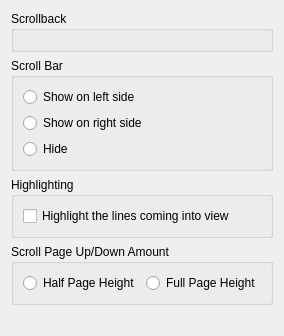
     <widget class="QWidget" name="scrollingTab">
      <attribute name="title">
       <string>Scrolling</string>
      </attribute>
      <layout class="QVBoxLayout">
       <item>
        <widget class="QGroupBox" name="groupBox_6">
         <property name="title">
          <string>Scrollback</string>
         </property>
         <property name="flat">
          <bool>true</bool>
         </property>
         <layout class="QVBoxLayout">
          <item>
           <widget class="Konsole::HistorySizeWidget" name="historySizeWidget" native="true"/>
          </item>
         </layout>
        </widget>
       </item>
       <item>
        <widget class="QGroupBox" name="groupBox_7">
         <property name="title">
          <string>Scroll Bar</string>
         </property>
         <property name="flat">
          <bool>true</bool>
         </property>
         <layout class="QVBoxLayout">
          <item>
           <widget class="QRadioButton" name="scrollBarLeftButton">
            <property name="sizePolicy">
             <sizepolicy hsizetype="Preferred" vsizetype="Fixed">
              <horstretch>0</horstretch>
              <verstretch>0</verstretch>
             </sizepolicy>
            </property>
            <property name="toolTip">
             <string>Show the scroll bar on the left side of the terminal window</string>
            </property>
            <property name="text">
             <string>Show on left side</string>
            </property>
           </widget>
          </item>
          <item>
           <widget class="QRadioButton" name="scrollBarRightButton">
            <property name="sizePolicy">
             <sizepolicy hsizetype="Preferred" vsizetype="Fixed">
              <horstretch>0</horstretch>
              <verstretch>0</verstretch>
             </sizepolicy>
            </property>
            <property name="toolTip">
             <string>Show the scroll bar on the right side of the terminal window</string>
            </property>
            <property name="text">
             <string>Show on right side</string>
            </property>
           </widget>
          </item>
          <item>
           <widget class="QRadioButton" name="scrollBarHiddenButton">
            <property name="sizePolicy">
             <sizepolicy hsizetype="Preferred" vsizetype="Fixed">
              <horstretch>0</horstretch>
              <verstretch>0</verstretch>
             </sizepolicy>
            </property>
            <property name="toolTip">
             <string>Hide the scroll bar</string>
            </property>
            <property name="text">
             <string comment="@option:radio Hide the scroll bar">Hide</string>
            </property>
           </widget>
          </item>
         </layout>
        </widget>
       </item>
       <item>
        <widget class="QGroupBox" name="groupBox_8">
         <property name="title">
          <string>Highlighting</string>
         </property>
         <property name="flat">
          <bool>true</bool>
         </property>
         <layout class="QVBoxLayout">
          <item>
           <widget class="QCheckBox" name="highlightScrolledLinesButton">
            <property name="text">
              <string>Highlight the lines coming into view</string>
            </property>
           </widget>
          </item>
         </layout>
        </widget>
       </item>
       <item>
        <widget class="QGroupBox" name="groupBox_15">
         <property name="title">
          <string>Scroll Page Up/Down Amount</string>
         </property>
         <property name="flat">
          <bool>true</bool>
         </property>
         <layout class="QGridLayout" name="gridLayout_34">
          <item row="0" column="0">
           <widget class="QRadioButton" name="scrollHalfPage">
            <property name="toolTip">
             <string>Scroll the page the half height of window</string>
            </property>
            <property name="text">
             <string>Half Page Height</string>
            </property>
           </widget>
          </item>
          <item row="0" column="1">
           <widget class="QRadioButton" name="scrollFullPage">
            <property name="toolTip">
             <string>Scroll the page the full height of window</string>
            </property>
            <property name="text">
             <string>Full Page Height</string>
            </property>
           </widget>
          </item>
         </layout>
        </widget>
       </item>
       <item>
        <spacer>
         <property name="orientation">
          <enum>Qt::Vertical</enum>
         </property>
         <property name="sizeHint" stdset="0">
          <size>
           <width>20</width>
           <height>20</height>
          </size>
         </property>
        </spacer>
       </item>
      </layout>
     </widget>
